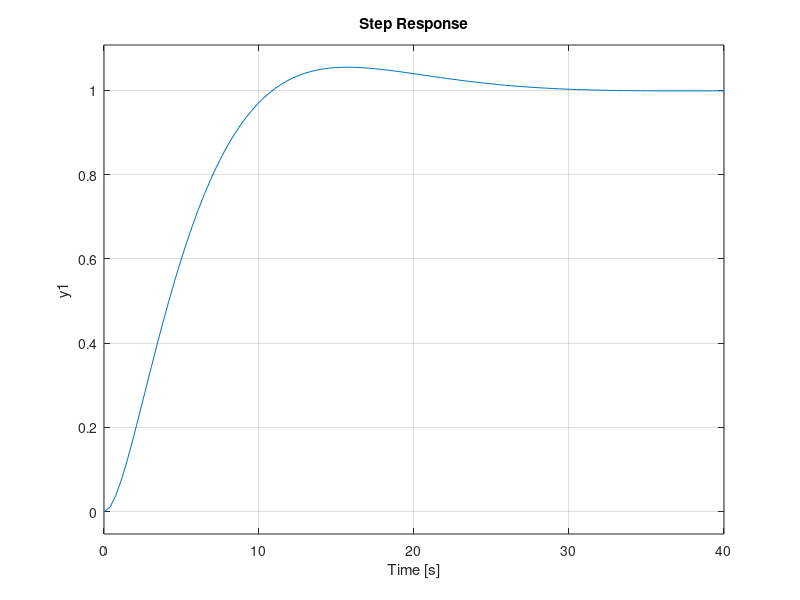
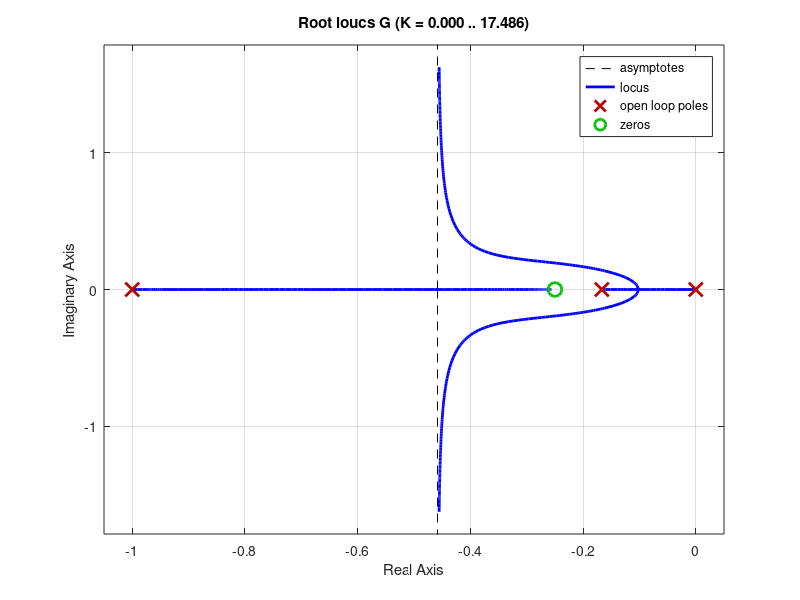

Write the MATLAB code that produced these figures, in order. (Note: this script raises an error after producing the figures.)
%% Using pidTuner function to tune PID parameters
% 

s = tf('s');
%G = -21.99 / ((s+1)*s*(-22.96*s+1));    % Boat's transfer function
G = (s+0.25) / (s*(s+1)*(6*s+1));
Gf = feedback(G, 1);

% Closed loop step response
step(Gf);
grid on;

% Root locus open loop system
figure;
rlocus(G);
grid on;

% Use PID
R_ideal = pidtune(G, 'PID');
S_ideal = feedback(G*R_ideal, 1);

% Set PID params
k_ideal = [R_ideal.Kp, R_ideal.Ki, R_ideal.Kd];

% Closed loop step response with PID
figure;
step(S_ideal);
title('Ideal PID step response');
grid on;

% Complete system root locus
figure;
rlocus(S_ideal);
grid on;

%% BAS PID step response test

k_bas = Simulation(false);                      % PID parameters found with BAS
bas_pid = pid(k_bas(1), k_bas(2), k_bas(3));
S_bas = feedback(bas_pid * G, 1);
figure;
step(S_bas);
title('BAS PID step response');
grid on;
